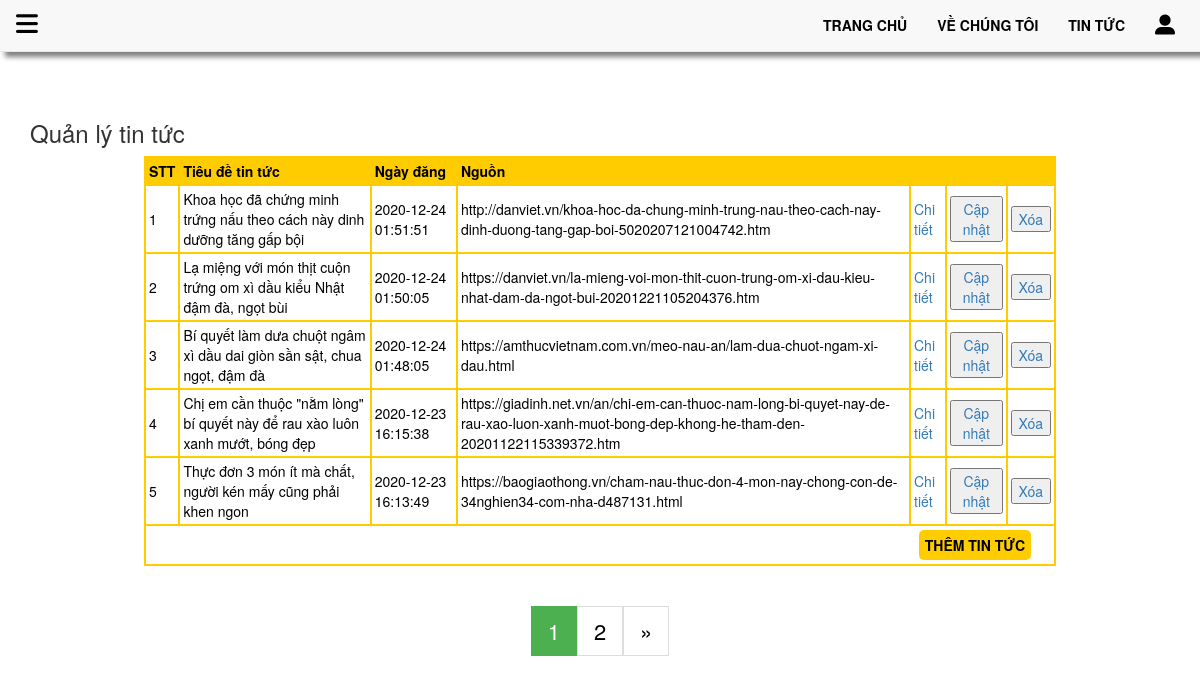
The page /danh_sach_tintuc.php (signed in) on the database its author committed.
### tables this page shows
CREATE TABLE `tin_tuc` (
  `id` int(11) NOT NULL,
  `ten_tin_tuc` varchar(200) NOT NULL,
  `tac_gia` varchar(50) NOT NULL,
  `nguon` text NOT NULL,
  `noi_dung` text NOT NULL,
  `nguoi_dang` varchar(50) NOT NULL,
  `ngay_dang` timestamp NOT NULL DEFAULT current_timestamp() ON UPDATE current_timestamp()
);

### XuLy_form/XuLy_ketNoiSQL.php (called while the page is built, shortened)
<?php
	class bang
	{
		private $ten_bang ;
		private $conn;
		private $result_select ;
		function __construct( $conn , $ten_bang){
			$this->conn  = $conn ;
			$this->ten_bang = $ten_bang;
		}
		public function setResult_select($thanhphan, $dieuKien, $sapxep)
		{
			$this->result_select = mysqli_query($this->conn, "SELECT $thanhphan FROM $this->ten_bang WHERE $dieuKien ORDER BY $sapxep");
		}
		public function getResult_select(){
			return $this->result_select ;
		}
	}
?>

### danh_sach_tintuc.php (the view, shortened to what this page needs)
<!DOCTYPE html>
<html>
<head>
	<link rel="stylesheet" href="">
	<link rel="stylesheet" href="css/phan_trang.css">
	<link rel="stylesheet" href="css/Noidung_chinh_index.css">
	<link rel="stylesheet" href="css/phan_trang.css">
</head><!DOCTYPE html>
<html>
<head>
	<link rel="stylesheet" href="">
	<link rel="stylesheet" href="css/bang.css">
	<link rel="stylesheet" href="css/Noidung_chinh_index.css">
</head>
<body>
	<?php include('menu.php');?>
	<?php
		$bang_tin_tuc = new bang($conn, 'tin_tuc');
		$bang_tin_tuc->setResult_select(" count(id) as total " ," 1 " , "id DESC");
		$ketqua_tintuc = $bang_tin_tuc->getResult_select();
		$row_monAn1 = mysqli_fetch_assoc($ketqua_tintuc);
		$total_records = $row_monAn1['total'];
		$current_page =  isset($_GET['page']) ? $_GET['page'] : 1 ;
		if(isset($_SESSION['limit'])){
			$limit = $_SESSION['limit'];
		}else{
			$limit = 5 ;
		}
		$total_page = ceil($total_records/ $limit);
	 	$start = ($current_page -1 ) * $limit;
			$bang_tin_tuc->setResult_select("*" ," 1 " , "id DESC  LIMIT $start, $limit");
			$ketqua_tintuc = $bang_tin_tuc->getResult_select();
	?>
	<div class="container" style="margin-top:100px">
		<h3>Quản lý tin tức </h3>
		<table class="GeneratedTable" align="center" >
			<thead>
				<tr>
					<th>STT</th>
					<th>Tiêu đề tin tức</th>
					<th>Ngày đăng</th>
					<th>Nguồn</th>
					<th></th>
					<th></th>
					<th></th>
				</tr>
			</thead>
			<tbody>
	<?php
			$stt = 0;
			while($row_tintuc = mysqli_fetch_assoc($ketqua_tintuc)){
				$stt ++ ;
				$id_tintuc = $row_tintuc['id'];
				$tieu_de = $row_tintuc['ten_tin_tuc'];
				$nguon = $row_tintuc['nguon'];
				$ngay_dang = $row_tintuc['ngay_dang'] ;
	?>
				<tr>
					<td><?php echo $stt ; ?></td>
					<td><?php echo $tieu_de ; ?></td>
					<td><?php echo $ngay_dang ?></td>
					<td><?php echo $nguon;  ?></td>
					<td><a href="tintuc.php?id_tintuc=<?php echo $id_tintuc; ?> ">Chi tiết</a></td>
					<td align="center">
						<a href="them_tintuc.php?update&id_tintuc=<?php echo $id_tintuc ; ?>"><button>Cập nhật</button></a>
					</td>
					<td align="center">
						<a href=""><button>Xóa</button></a>
					</td>
				</tr>
	<?php
		}
	?>
			</tbody>
			<tfoot>
				<tr align="right" >
					<td colspan="7" height="40px">
						<a href="them_tintuc.php?them"><button style="border-radius: 5px; border-style: none;margin-right: 20px; height: 30px" >THÊM TIN TỨC</button></a>
					</td>
				</tr>
			</tfoot>
		</table>
	</div>
	<div class="col-sm-12" align="center" style="margin-top: 20px">
			<div class="pagination " align="center">
			<?php
				for($i = 1 ; $i <= $total_page; $i++){
					if($i == $current_page){
						echo "<a href='' class='active'>$i</a>";
					}else{
						echo " <a href='danh_sach_tintuc.php?page=$i'>$i</a>";
					}
				}
				if($current_page < $total_page && $total_page > 1){
					echo "<a href='danh_sach_tintuc.php?page=$total_page'>&raquo;</a>";
				}
			?>
				</div>
			</div>
</body>
</html>

### css/phan_trang.css (style rules this page uses)
.pagination { display: inline-block; }
.pagination a { color: black; float: left; padding: 8px 16px; text-decoration: none; transition: background-color .3s; border: 1px solid #ddd; font-size: 22px; }
.pagination a.active { background-color: #4CAF50; color: white; border: 1px solid #4CAF50; }

### css/bang.css (style rules this page uses)
table.GeneratedTable { width: 80%; background-color: #ffffff; border-collapse: collapse; border-width: 2px; border-color: #ffcc00; border-style: solid; color: #000000; margin-top:10px ; }
table.GeneratedTable td, table.GeneratedTable th { border-width: 2px; border-color: #ffcc00; border-style: solid; padding: 3px; }
table.GeneratedTable thead { background-color: #ffcc00; }
table.GeneratedTable tbody { background-color: #ffffff; }
table.GeneratedTable tfoot tr td a button { background-color: #ffcc00; color:#000000; font-weight: bold; }

### danh_sach_tintuc.php (style rules this page uses)
table thead { background-color:#ffcc00; }

### rows shown on the page
tin_tuc: ten_tin_tuc "Khoa học đã chứng minh trứng nấu theo cách này dinh dưỡng tăng gấp bội", ngay_dang "2020-12-24 01:51:51", nguon "http://danviet.vn/khoa-hoc-da-chung-minh-trung-nau-theo-cach-nay-dinh-duong-tang-gap-boi-5020207121004742.htm"
tin_tuc: ten_tin_tuc "Lạ miệng với món thịt cuộn trứng om xì dầu kiểu Nhật đậm đà, ngọt bùi", ngay_dang "2020-12-24 01:50:05", nguon "https://danviet.vn/la-mieng-voi-mon-thit-cuon-trung-om-xi-dau-kieu-nhat-dam-da-ngot-bui-20201221105204376.htm"
tin_tuc: ten_tin_tuc "Bí quyết làm dưa chuột ngâm xì dầu dai giòn sần sật, chua ngọt, đậm đà", ngay_dang "2020-12-24 01:48:05", nguon "https://amthucvietnam.com.vn/meo-nau-an/lam-dua-chuot-ngam-xi-dau.html"
tin_tuc: ten_tin_tuc "Chị em cần thuộc \"nằm lòng\" bí quyết này để rau xào luôn xanh mướt, bóng đẹp", ngay_dang "2020-12-23 16:15:38", nguon "https://giadinh.net.vn/an/chi-em-can-thuoc-nam-long-bi-quyet-nay-de-rau-xao-luon-xanh-muot-bong-dep-khong-he-tham-den-20201122115339372.htm"
tin_tuc: ten_tin_tuc "Thực đơn 3 món ít mà chất, người kén mấy cũng phải khen ngon", ngay_dang "2020-12-23 16:13:49", nguon "https://baogiaothong.vn/cham-nau-thuc-don-4-mon-nay-chong-con-de-34nghien34-com-nha-d487131.html"
